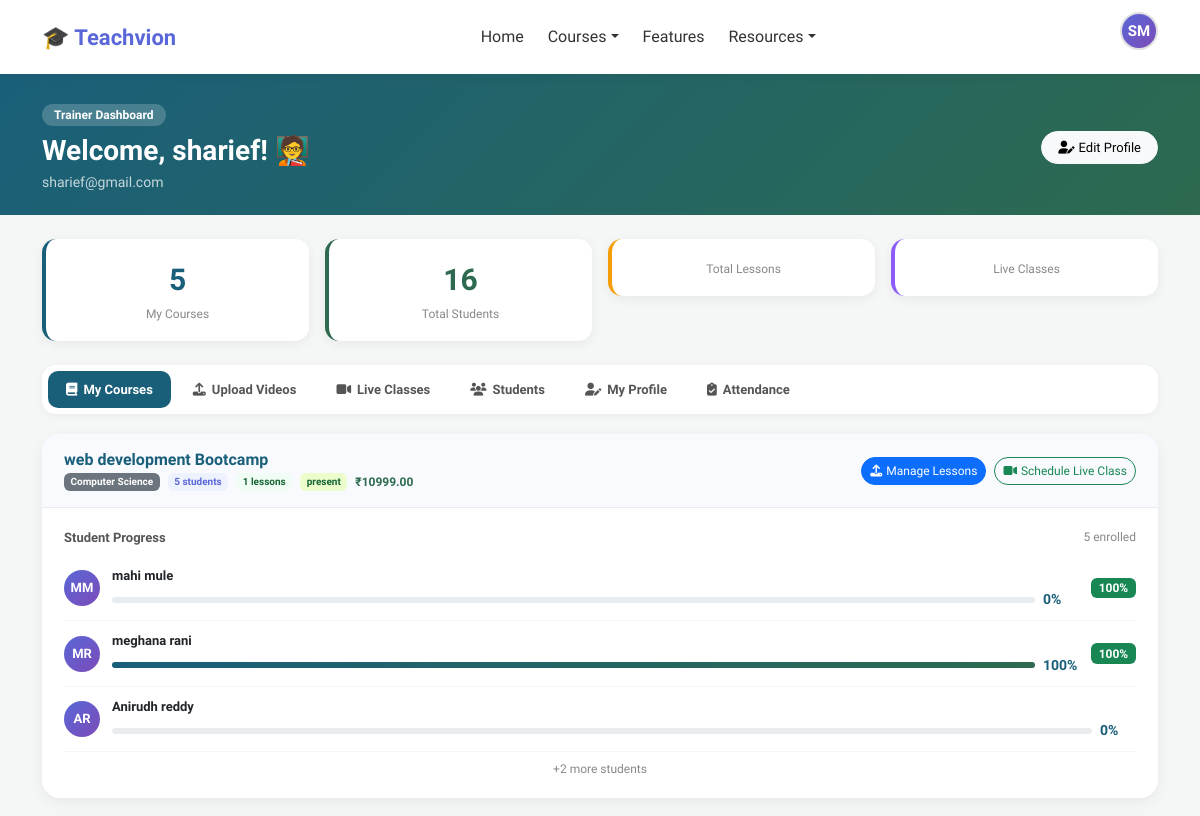
Before: /dashboard/trainer/ (signed in, upper part) with the older database file.
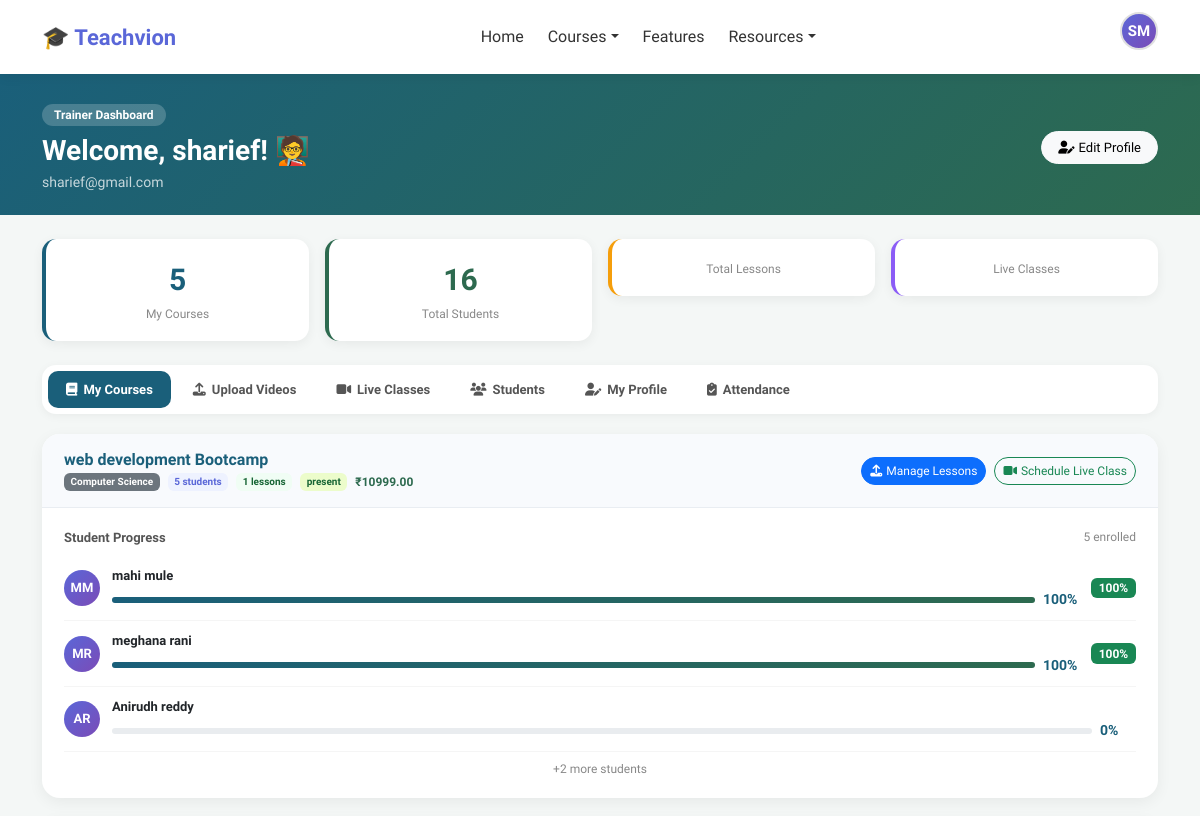
After: the same page with the newer database file.
### accounts/models.py (models this page shows, shortened)
class CustomUser(AbstractUser):
    ROLE_CHOICES = [
        ('student', 'Student'),
        ('trainer', 'Trainer'),
        ('admin', 'Admin'),
    ]
    email = models.EmailField(unique=True)
    role = models.CharField(max_length=10, choices=ROLE_CHOICES, default='student')
    phone = models.CharField(max_length=15, blank=True)
    profile_pic = models.ImageField(upload_to='profiles/', blank=True, null=True)
    bio = models.TextField(blank=True)
    created_at = models.DateTimeField(auto_now_add=True)
    USERNAME_FIELD = 'email'
    REQUIRED_FIELDS = ['username', 'first_name', 'last_name']
    def get_dashboard_url(self):
        urls = {
            'student': '/dashboard/student/',
            'trainer': '/dashboard/trainer/',
            'admin':   '/dashboard/admin/',
        }
        return urls.get(self.role, '/')

### courses/models.py (models this page shows, shortened)
class Course(models.Model):
    CATEGORY_CHOICES = [
        ('web', 'Web Development'),
        ('java', 'Java Full Stack'),
        ('python', 'Python Full Stack'),
        ('data', 'Data Analytics'),
        ('ai', 'AI/ML'),
        ('accounting', 'Accounting & Finance'),
        ('business', 'Business Management'),
        ('diet', 'Diet & Nutrition'),
        ('computer_science', 'Computer Science'),
    ]
    trainer = models.ForeignKey(
        settings.AUTH_USER_MODEL,
        on_delete=models.SET_NULL,
        null=True, blank=True,
        related_name='courses_taught',
        limit_choices_to={'role': 'trainer'}
    )
    title = models.CharField(max_length=200)
    description = models.TextField()
    category = models.CharField(max_length=20, choices=CATEGORY_CHOICES)
    price = models.DecimalField(max_digits=10, decimal_places=2)
    thumbnail = models.ImageField(upload_to='course_thumbnails/', blank=True, null=True)
    badge = models.CharField(max_length=50, blank=True)
    is_active = models.BooleanField(default=True)
    created_at = models.DateTimeField(auto_now_add=True)
    updated_at = models.DateTimeField(auto_now=True)

### exams/models.py (models this page shows, shortened)
class ExamAttempt(models.Model):
    student = models.ForeignKey(
        settings.AUTH_USER_MODEL, on_delete=models.CASCADE, related_name='exam_attempts'
    )
    course = models.ForeignKey(Course, on_delete=models.CASCADE, related_name='exam_attempts')
    score = models.PositiveIntegerField(default=0)
    total_questions = models.PositiveIntegerField(default=0)
    percentage = models.FloatField(default=0.0)
    passed = models.BooleanField(default=False)          # >= 50%
    eligible_for_partner = models.BooleanField(default=False)  # >= 70%
    attempted_at = models.DateTimeField(auto_now_add=True)

### dashboard/views.py (the view)
        def wrapper(request, *args, **kwargs):
            if not request.user.is_authenticated:
                return redirect('login')
            if request.user.role not in roles:
                messages.error(request, "Access denied.")
                return redirect('index')
            return view_func(request, *args, **kwargs)

### dashboard/views.py (called while the page is built)
def role_required(*roles):
    def decorator(view_func):
        def wrapper(request, *args, **kwargs):
            if not request.user.is_authenticated:
                return redirect('login')
            if request.user.role not in roles:
                messages.error(request, "Access denied.")
                return redirect('index')
            return view_func(request, *args, **kwargs)
        wrapper.__name__ = view_func.__name__
        return wrapper
    return decorator

### dashboard/templates/trainer_dashboard.html (shortened to what this page needs)
{% extends 'base.html' %}
{% load static %}
{% block content %}
<div class="dash-header">
  <div class="container">
    <div class="d-flex justify-content-between align-items-center flex-wrap gap-3">
      <div>
        <span style="background:rgba(255,255,255,.2);color:white;padding:4px 12px;border-radius:20px;font-size:12px;font-weight:600;">Trainer Dashboard</span>
        <h3 class="mt-2 mb-1 fw-bold">Welcome, {{ trainer.first_name }}! 🧑‍🏫</h3>
        <p class="mb-0 opacity-75" style="font-size:14px;">{{ trainer.email }}</p>
      </div>
      <div class="d-flex gap-2">
        <a href="{% url 'profile' %}" class="btn btn-light rounded-pill px-3" style="font-size:13px;">
          <i class="fas fa-user-edit me-1"></i>Edit Profile
        </a>
      </div>
    </div>
  </div>
</div>
<div class="container my-4">
  <div class="row g-3 mb-4">
    <div class="col-6 col-md-3">
      <div class="stat-card">
        <div class="number">{{ total_courses }}</div>
        <div class="label">My Courses</div>
      </div>
    </div>
    <div class="col-6 col-md-3">
      <div class="stat-card" style="border-color:#2d6a4f;">
        <div class="number" style="color:#2d6a4f;">{{ total_students }}</div>
        <div class="label">Total Students</div>
      </div>
    </div>
    <div class="col-6 col-md-3">
      <div class="stat-card" style="border-color:#f59e0b;">
        <div class="label">Total Lessons</div>
      </div>
    </div>
    <div class="col-6 col-md-3">
      <div class="stat-card" style="border-color:#8b5cf6;">
        <div class="label">Live Classes</div>
      </div>
    </div>
  </div>
  <div class="trainer-nav">
    <button class="t-tab active" onclick="switchTab('courses',this)">
      <i class="fas fa-book"></i>My Courses
    </button>
    <button class="t-tab" onclick="switchTab('upload',this)">
      <i class="fas fa-upload"></i>Upload Videos
    </button>
    <button class="t-tab" onclick="switchTab('live',this)">
      <i class="fas fa-video"></i>Live Classes
    </button>
    <button class="t-tab" onclick="switchTab('students',this)">
      <i class="fas fa-users"></i>Students
    </button>
    <button class="t-tab" onclick="switchTab('profile',this)">
      <i class="fas fa-user-edit"></i>My Profile
    </button>
     <button class="t-tab" onclick="switchTab('attendance',this)" id="attTabBtn">
      <i class="fas fa-clipboard-check"></i>Attendance
    </button>
  </div>
  <div id="panel-courses" class="panel active">
    {% if courses_data %}
      {% for item in courses_data %}
      <div class="course-card-t">
        <div class="ch">
          <div>
            <h6 class="fw-bold mb-1" style="color:#1a5f7a;">{{ item.course.title }}</h6>
            <div class="d-flex gap-2 flex-wrap">
              <span class="badge bg-secondary" style="font-size:10px;">{{ item.course.get_category_display }}</span>
              <span class="badge" style="background:#eef2ff;color:#5a67d8;font-size:10px;">{{ item.student_count }} students</span>
              <span class="badge" style="background:#f0fdf4;color:#166534;font-size:10px;">{{ item.lesson_count }} lessons</span>
              <span class="badge" style="background:#ecfccb;color:#166534;font-size:10px;">{{ item.attendance_students }} present</span>
              <span style="font-size:12px;color:#2d6a4f;font-weight:700;">₹{{ item.course.price }}</span>
            </div>
          </div>
          <div class="d-flex gap-2 flex-wrap">
            <a href="{% url 'upload_lesson' item.course.id %}" class="btn btn-sm btn-primary rounded-pill" style="font-size:12px;">
              <i class="fas fa-upload me-1"></i>Manage Lessons
            </a>
            <a href="{% url 'schedule_live_class' item.course.id %}" class="btn btn-sm btn-outline-success rounded-pill" style="font-size:12px;">
              <i class="fas fa-video me-1"></i>Schedule Live Class
            </a>
          </div>
        </div>
        <div class="cb">
          {% if item.students %}
          <div class="d-flex justify-content-between mb-2">
            <span style="font-size:13px;font-weight:600;color:#555;">Student Progress</span>
            <span style="font-size:12px;color:#888;">{{ item.student_count }} enrolled</span>
          </div>
          {% for s in item.students|slice:":3" %}
          <div class="student-row">
            <div class="s-avatar">{{ s.student.first_name|first|upper }}{{ s.student.last_name|first|upper }}</div>
            <div style="flex:1;">
              <div style="font-size:13px;font-weight:600;">{{ s.student.get_full_name }}</div>
              <div class="d-flex align-items-center gap-2 mt-1">
                <div class="mini-prog-bg">
                  <div class="mini-prog-fill" style="width:{{ s.progress }}%;"></div>
                </div>
                <small style="color:#1a5f7a;font-weight:700;min-width:36px;">{{ s.progress }}%</small>
              </div>
            </div>
            {% if s.exam_attempt %}
            <span class="badge {% if s.exam_attempt.passed %}bg-success{% else %}bg-danger{% endif %}">
              {{ s.exam_attempt.percentage|floatformat:0 }}%
            </span>
            {% endif %}
          </div>
          {% endfor %}
          {% if item.student_count > 3 %}
          <div style="font-size:12px;color:#888;text-align:center;margin-top:8px;">
            +{{ item.student_count|add:"-3" }} more students
          </div>
          {% endif %}
          {% else %}
          <div style="text-align:center;padding:20px;color:#aaa;">
            <i class="fas fa-users fa-2x mb-2"></i><br>
            No students enrolled yet.
          </div>
          {% endif %}
        </div>
      </div>
      {% endfor %}
    {% else %}
      <div class="text-center py-5 bg-white rounded-4 shadow-sm">
        <i class="fas fa-chalkboard-teacher fa-3x text-muted mb-3"></i>
        <h5>No courses assigned yet</h5>
        <p class="text-muted">Contact the admin to get courses assigned to you.</p>
      </div>
    {% endif %}
  </div>
</div>
{% endblock %}

### courses/templates/base.html (shortened to what this page needs)
{% load static %}
<!DOCTYPE html>
<html lang="en">
<head>
  <link rel="stylesheet" href="{% static 'css/style.css' %}">
  <link href="https://cdn.jsdelivr.net/npm/bootstrap@5.3.0/dist/css/bootstrap.min.css" rel="stylesheet">
  <link rel="stylesheet" href="https://cdnjs.cloudflare.com/ajax/libs/font-awesome/6.4.0/css/all.min.css">
</head>
<body>
<nav class="navbar navbar-expand-lg">
  <div class="container">
    <a class="logo" href="{% url 'index' %}">🎓 Teachvion</a>
    <div class="collapse navbar-collapse justify-content-center" id="navbarMain">
      <ul class="navbar-nav">
        <li class="nav-item"><a class="nav-link" href="{% url 'index' %}">Home</a></li>
        <li class="nav-item dropdown">
          <a class="nav-link dropdown-toggle" href="#" data-bs-toggle="dropdown">Courses</a>
        </li>
        <li class="nav-item"><a class="nav-link" href="#Features">Features</a></li>
        <li class="nav-item dropdown">
          <a class="nav-link dropdown-toggle" href="#" data-bs-toggle="dropdown">Resources</a>
        </li>
      </ul>
    </div>
    <div class="d-flex align-items-center gap-2">
      {% if user.is_authenticated %}
        <div class="dropdown profile-dropdown">
          <div class="profile-avatar dropdown-toggle" data-bs-toggle="dropdown">
            {% if user.profile_pic %}
              <img src="{{ user.profile_pic.url }}" alt="Profile">
            {% else %}
              {{ user.first_name|first|upper }}{{ user.last_name|first|upper }}
            {% endif %}
          </div>
        </div>
      {% else %}
        <a href="{% url 'login' %}" class="btn btn-login">Log in</a>
        <a href="{% url 'register' %}" class="btn btn-signup">Sign up</a>
      {% endif %}
    </div>
  </div>
</nav>
{% block content %}{% endblock %}
</body>
</html>

### static/css/style.css (style rules this page uses)
:root { --primary: #5a67d8; --primary-dark: #4c56c0; --accent: #7b4bb7; --success: #2d6a4f; --bg: #f4f7f6; --text: #1a1a2e; }
* { font-family: 'Plus Jakarta Sans', 'Segoe UI', sans-serif; box-sizing: border-box; }
body { background: var(--bg); margin: 0; color: var(--text); }
.navbar { background: white; padding: 12px 0; box-shadow: 0 2px 12px rgba(0, 0, 0, 0.07); position: sticky; top: 0; z-index: 1000; }
.logo { font-size: 22px; font-weight: 800; color: var(--primary); text-decoration: none; }
.nav-link { color: #333 !important; font-weight: 500; margin: 0 4px; transition: color 0.2s; }
.stat-card { background: white; border-radius: 16px; padding: 22px 18px; text-align: center; box-shadow: 0 8px 25px rgba(0,0,0,.1); transition: .2s; }
.profile-avatar { width: 38px; height: 38px; border-radius: 50%; background: linear-gradient(135deg, var(--primary), var(--accent)); color: white; font-weight: 700; font-size: 15px; display: flex; align-items: center; justify-content: center; cursor: pointer; border: 2px solid #e0e0e0; }
body { background: url('https://images.unsplash.com/photo-1600585154731-9d8e469e2b01?ixlib=rb-4.0.3&auto=format&fit=crop&w=1350&q=80') no-repeat center center fixed; background-size: cover; }
body { background: #f4f7f6; }
.dash-header { background: linear-gradient(135deg, #0f172a, #1e3c72); color: white; padding: 28px 0 22px; }
.stat-card { background: white; border-radius: 16px; padding: 20px 18px; box-shadow: 0 4px 15px rgba(0,0,0,.07); transition: .2s; position: relative; overflow: hidden; }
.stat-card .number { font-size: 32px; font-weight: 800; }
.stat-card .label { font-size: 12px; color: #888; font-weight: 500; margin-top: 3px; }
.panel { display: none; }
.panel.active { display: block; }
.dash-header { background: linear-gradient(135deg, #5a67d8, #7b4bb7); color: white; padding: 32px 0 24px; }
.stat-card { background: white; border-radius: 16px; padding: 24px; box-shadow: 0 4px 15px rgba(0,0,0,.06); border-left: 4px solid var(--primary); }
.stat-card .number { font-size: 32px; font-weight: 800; color: var(--primary); }
.stat-card .label { font-size: 13px; color: #888; font-weight: 500; margin-top: 4px; }
.dash-header { background: linear-gradient(135deg, #1a5f7a, #2d6a4f); color: white; padding: 28px 0 22px; }
.stat-card { background: white; border-radius: 16px; padding: 20px; box-shadow: 0 4px 15px rgba(0,0,0,.07); border-left: 4px solid #1a5f7a; }
.stat-card .number { font-size: 30px; font-weight: 800; color: #1a5f7a; }
.trainer-nav { display: flex; gap: 4px; background: white; border-radius: 14px; padding: 6px; box-shadow: 0 2px 10px rgba(0,0,0,.05); margin-bottom: 20px; flex-wrap: wrap; }
.t-tab { padding: 9px 18px; border-radius: 10px; font-size: 13px; font-weight: 600; cursor: pointer; border: none; background: transparent; color: #555; transition: .2s; display: flex; align-items: center; gap: 6px; }
.t-tab.active { background: #1a5f7a; color: white; }
.course-card-t { background: white; border-radius: 18px; box-shadow: 0 4px 15px rgba(0,0,0,.06); margin-bottom: 20px; overflow: hidden; }
.course-card-t .ch { background: #f8fafd; padding: 16px 22px; border-bottom: 1px solid #e9edf2; display: flex; justify-content: space-between; align-items: center; flex-wrap: wrap; gap: 10px; }
.course-card-t .cb { padding: 20px 22px; }
.student-row { display: flex; align-items: center; gap: 12px; padding: 10px 0; border-bottom: 1px solid #f5f5f5; }
.s-avatar { width: 36px; height: 36px; border-radius: 50%; background: linear-gradient(135deg,#5a67d8,#7b4bb7); color: white; font-weight: 700; font-size: 13px; display: flex; align-items: center; justify-content: center; flex-shrink: 0; }
.mini-prog-bg { height: 6px; background: #e9ecef; border-radius: 10px; flex: 1; }
.mini-prog-fill { height: 6px; border-radius: 10px; background: linear-gradient(90deg,#1a5f7a,#2d6a4f); }
.profile-avatar { width: 90px; height: 90px; border-radius: 50%; background: linear-gradient(135deg,#1a5f7a,#2d6a4f); color: white; font-size: 32px; font-weight: 800; display: flex; align-items: center; justify-content: center; margin: 0 auto 12px; position: relative; }
body { background: #f4f7fc; }
.panel { display:none; }
.panel.active { display:block; }
.stat-card { background:white; border-radius:14px; padding:18px; box-shadow:0 3px 12px rgba(0,0,0,.06); text-align:center; }

Changed rows visible on the page:
changed CustomUser "mahi mule": progress "0" → "100"
